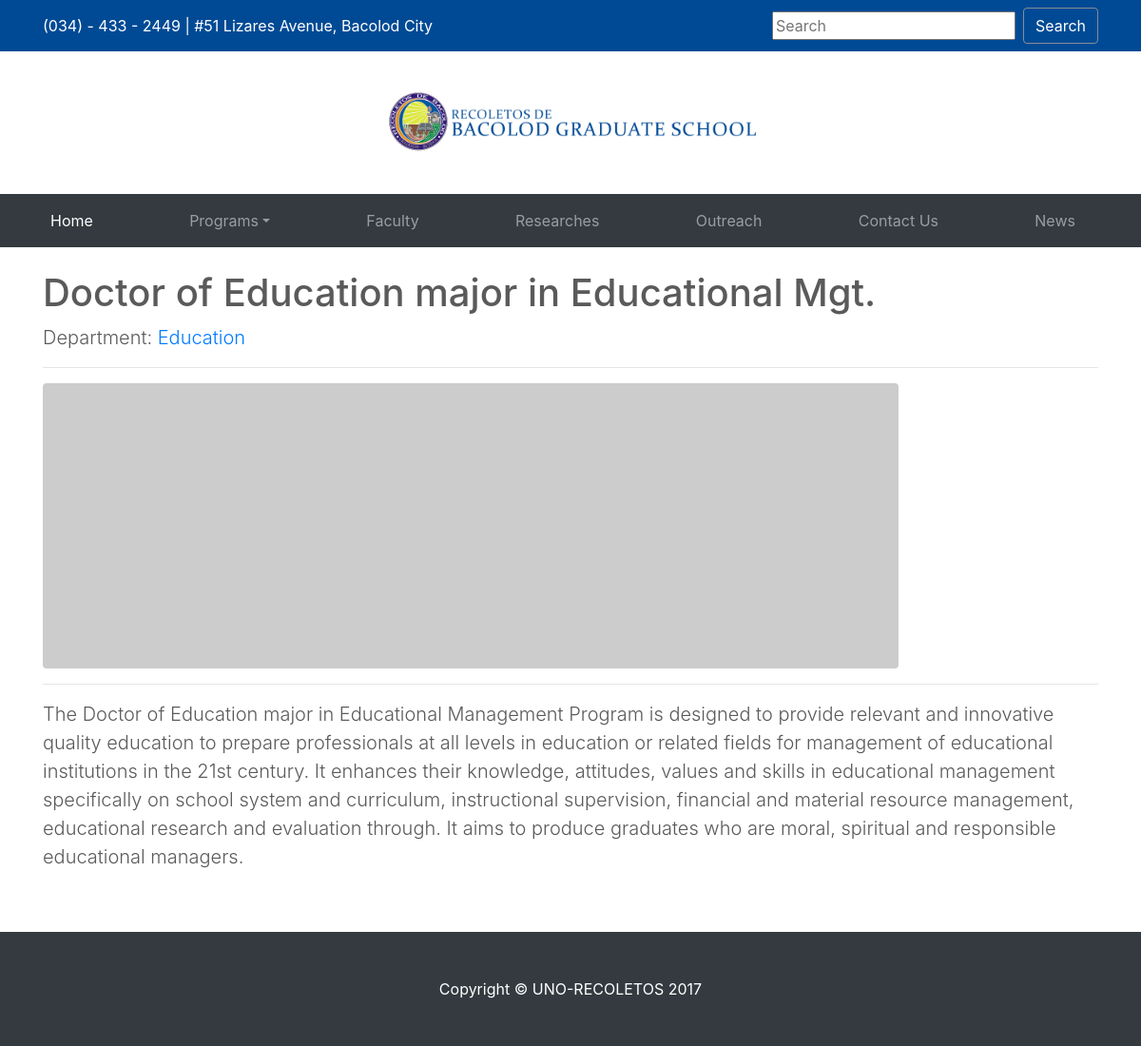
Before: /edit/1 with the older database file.
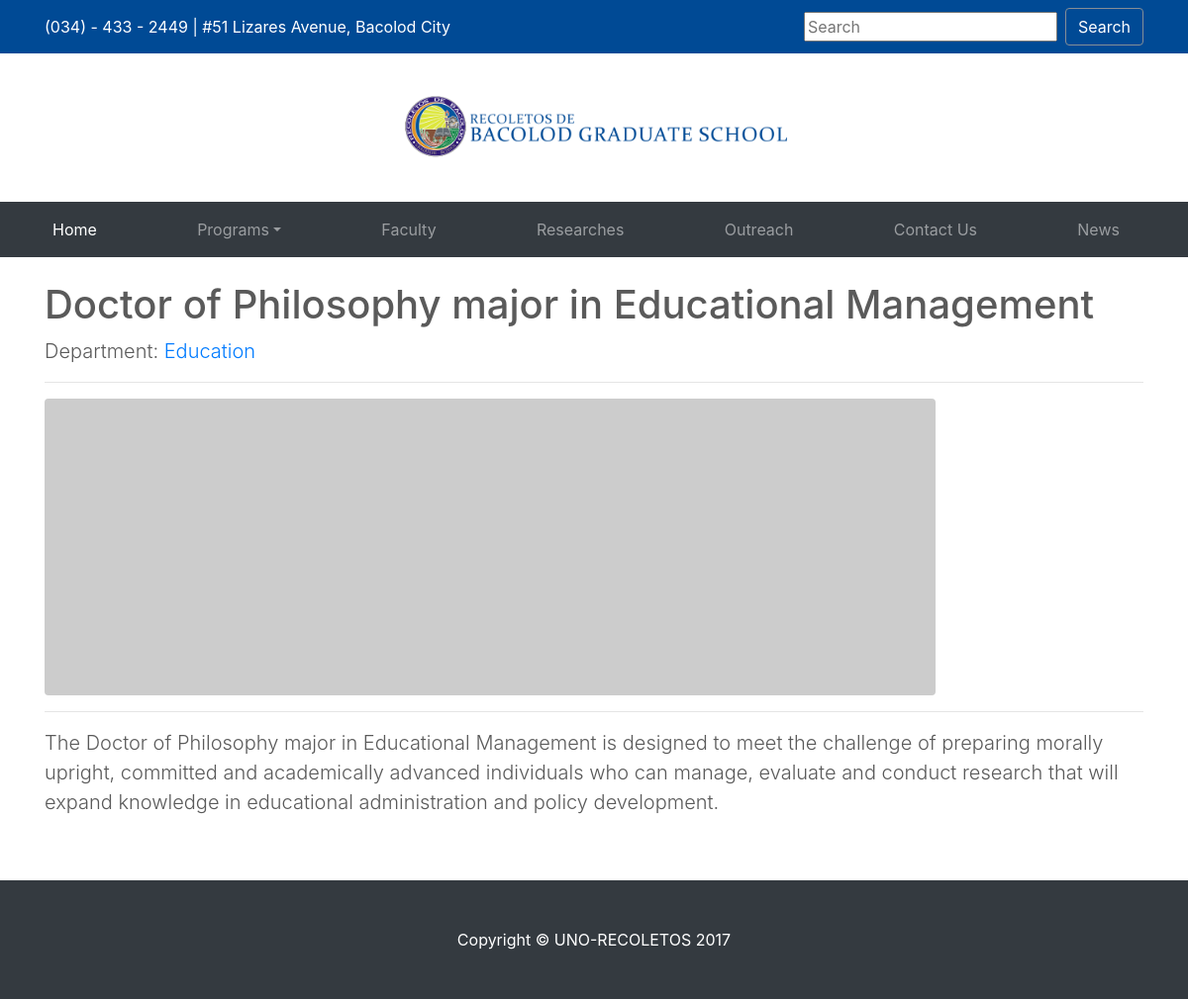
After: the same page with the newer database file.
### website/models.py (models this page shows, shortened)
class Program (models.Model):
	program_name = models.CharField(null="", max_length=100)
	program_description = models.CharField(null="", max_length=2000)
	program_department = models.CharField(null="", max_length=50)

### website/views.py (the view)
# urls.py: url(r'^edit/(?P<pk>\d+)$', views.program_item, name='program_item'),
def program_item(request, pk, template_name='website/program_item.html'):
	program = get_object_or_404(Program, pk=pk)
	return render(request, template_name, {'object':program})

### website/templates/website/program_item.html
{% extends 'website/base.html' %}
{% load static %}
{% block content %}
<div class="container"><h1 class="mt-4">{{object.program_name}}</h1>
<p class="lead">
    Department:
    <a href="/list">{{object.program_department}}</a>
</p>
<hr>
<img class="img-fluid rounded" src="http://placehold.it/900x300" alt="">
<hr>
<p class="lead">
    {{object.program_description}}
</p>
<br><br>
</div>
{% endblock %}

Changed rows visible on the page:
changed Program "Education": program_name "Doctor of Education major in Educational Mgt." → "Doctor of Philosophy major in Educational Management"; program_description "The Doctor of Education major in Educational Management Program is designed to provide relevant and innovative quality education to prepare professionals at all levels in education or related fields for management of educational institutions in the 21st century. It enhances their knowledge, attitudes, values and skills in educational management specifically on school system and curriculum, instructional supervision, financial and material resource management, educational research and evaluation through. It aims to produce graduates who are moral, spiritual and responsible educational managers." → "The Doctor of Philosophy major in Educational Management is designed to meet the challenge of preparing morally upright, committed and academically advanced individuals who can manage, evaluate and conduct research that will expand knowledge in educational administration and policy development."
